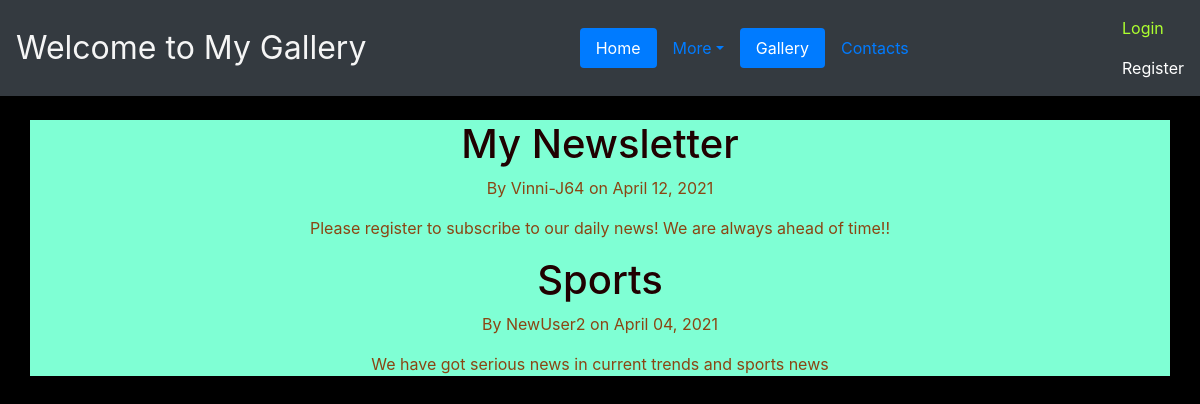
The page / on the database its author committed.
### blog/models.py (models this page shows, shortened)
class Post(models.Model):
    title = models.CharField(max_length=100)
    content = models.TextField()
    date_posted = models.DateTimeField(default=timezone.now)
    author = models.ForeignKey(User, on_delete=models.CASCADE)

### blog/views.py (the view)
# urls.py: path('', views.home, name='home'),
def home(request):
    context = {
        'posts' : Post.objects.all()
    }
    return render(request, 'blog/home.html', context)

### blog/templates/blog/home.html
{% extends "blog/base.html" %}
{% block content %}
    {% for post in posts %}
    <h1>{{  post.title }}</h1>
    <p>By {{ post.author }} on {{ post.date_posted|date:"F d, Y" }}</p>
    <p>{{ post.content }}</p>
    {% endfor %}
{% endblock content %}

### blog/static/blog/main.css (style rules this page uses)
h1 { color: rgb(32, 1, 1); }
body { color: saddlebrown; background-image: url('https://www.pinterest.com/pin/345580971391001140/'); }

### rows shown on the page
Post: title "My Newsletter", author "Vinni-J64", date_posted "April 12, 2021", content "Please register to subscribe to our daily news! We are always ahead of time!!"
Post: title "Sports", author "NewUser2", date_posted "April 04, 2021", content "We have got serious news in current trends and sports news"
